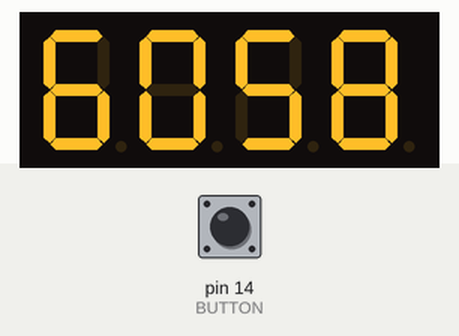
Simulated run of this sketch. Board: Arduino Uno, built with avr-gcc and run on an emulated ATmega328P. Parts: 4-digit seven-segment display. Wiring (inferred from the names in the program): 4-digit 7-segment display, segments lit when HIGH: segments pin 2, pin 3, pin 4, pin 5, pin 6, pin 7, pin 8; digit selects pin 9, pin 10, pin 11, pin 12. The inputs (shaded band) are chosen by the test bench; at power-on: pin 14 (BUTTON) HIGH. The segment pins are drawn as the display they are named for.

Above: at 1.2 s.
1.3 s: pin 14 (BUTTON) pulled LOW for 0.15 s
4.4 s: pin 14 (BUTTON) pulled LOW for 1 s
At 7.9 s:
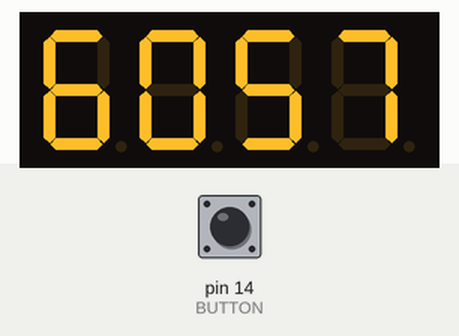
At 9.9 s:
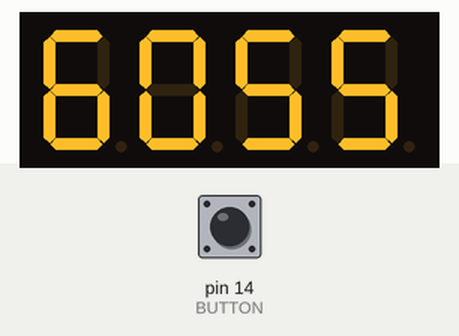
Timing chart, 0 to 11.4 s (numbered marks = the images above; inputs shaded):
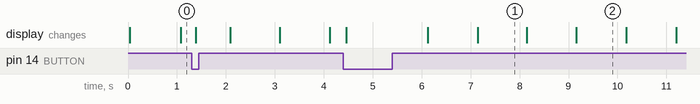

The sketch:

TimeTicker.ino
```cpp
/*
 * Define digital pins.
 * Pin 0 and 1 can not be connected while uploading the program.
 */
#define A  2
#define B  3
#define C  4
#define D  5
#define E  6
#define F  7
#define G  8
#define M1 9
#define M2 10
#define M3 11
#define M4 12
#define BUTTON 14

/*
 * Assign global variables.
 */
// ## Assign segments to time positions ##
int minutePos1 = 1;
int minutePos2 = 2;
int secondPos1 = 3;
int secondPos2 = 4;

// ## Game time ##
int gameMinutes = 60;                       // + 60 seconds
int gameSeconds = gameMinutes * 60;

// ## Technical Variables ##
const int second = 1000;                    // Length of a second in ms
const int minute = 59;                      // Length of a minute in seconds (including 0)
const int normalRefreshRate = 4;            // Amount of time in ms the current number(segment) is displayed
const int stoppedRefreshRate = 40;          // Amount of time in ms the current number(segment) is displayed when time has stopped
int currentRefreshRate = normalRefreshRate; // Current refresh rate
int previousMillis = 0;                     // Keeping track of ms because one segment can be shown at once and sleep() pauses the whole program
int currentSecond = minute;                 // Assign starting point for seconds
int currentMinute = gameMinutes;            // Assign starting point for minutes
int buttonState = 0;                        // Current state of the button
bool timeStopped = false;                   // Check if game time has stopped

/*
 * Set up the pins.
 */
void setup()
{
  pinMode(A, OUTPUT);
  pinMode(B, OUTPUT);
  pinMode(C, OUTPUT);
  pinMode(D, OUTPUT);
  pinMode(E, OUTPUT);
  pinMode(F, OUTPUT);
  pinMode(G, OUTPUT);
  pinMode(M1, OUTPUT);
  pinMode(M2, OUTPUT);
  pinMode(M3, OUTPUT);
  pinMode(M4, OUTPUT);
  pinMode(BUTTON, INPUT);
}

/*
 * Main program loop.
 */
void loop()
{
  // Read the pushbutton input pin:
  buttonState = digitalRead(BUTTON);

  // If the current state is LOW then the button is off:
  if (buttonState == LOW) {
    resetTime();
  }

  // Check if time has stopped
  timeStopped = currentSecond == 0 && currentMinute == 0;

  // If time hasn't stopped
  // Else start blinking and wait for reset
  if (!timeStopped)
  {
    // Get the current program's run time
    int currentMillis = millis();

    // Get our digits from MM:ss format
    int firstDigit = (currentMinute / 10) % 10;
    int secondDigit = currentMinute % 10;
    int thirdDigit = (currentSecond / 10) % 10;
    int fourthDigit = currentSecond % 10;

    // Check the the amount of time that has passed
    // If second has passed count down a second or if minute has passed count down a minute and reset seconds (60)
    if (currentMillis - previousMillis >= second) {
      previousMillis = currentMillis; // Keep track of run time
      currentSecond--;

      if(currentSecond == -1)
      {
        currentSecond = minute;
        currentMinute--;
      }
    }

    // Show our time
    showTime(firstDigit, secondDigit, thirdDigit, fourthDigit);
  } else {
    flash();
  }
}

/*
 * Shows a number. First parameters specifies the position and second the number to be shown.
 */
void show(int module, int number)
{
  assignModule(module);

  switch (number)
  {
  case 0:
    zero();
    break;
  case 1:
    one();
    break;
  case 2:
    two();
    break;
  case 3:
    three();
    break;
  case 4:
    four();
    break;
  case 5:
    five();
    break;
  case 6:
    six();
    break;
  case 7:
    seven();
    break;
  case 8:
    eight();
    break;
  case 9:
    nine();
    break;
  }
}

/*
 * Flashes screen to draw attention to it.
 */
 void flash()
 {
  currentRefreshRate = stoppedRefreshRate;
  showTime(0, 0, 0, 0);
 }

 /*
  * Reset the time and refresh rate.
  */
void resetTime()
{
  currentSecond = minute;
  currentMinute = gameMinutes;
  currentRefreshRate = normalRefreshRate;
}

/*
 * Clears the screen.
 */
void dump()
{
  digitalWrite(A, LOW);
  digitalWrite(B, LOW);
  digitalWrite(C, LOW);
  digitalWrite(D, LOW);
  digitalWrite(E, LOW);
  digitalWrite(F, LOW);
  digitalWrite(G, LOW);
  digitalWrite(M1, LOW);
  digitalWrite(M2, LOW);
  digitalWrite(M3, LOW);
  digitalWrite(M4, LOW);
}

/*
 * Shows four numbers(segments) at once(MM:ss).
 */
void showTime(int n1, int n2, int n3, int n4)
{
  show(minutePos1, n1);
  delay(currentRefreshRate);
  dump();
  show(minutePos2, n2);
  delay(currentRefreshRate);
  dump();
  show(secondPos1, n3);
  delay(currentRefreshRate);
  dump();
  show(secondPos2, n4);
  delay(currentRefreshRate);
  dump();
}

/*
 * Assign the position where the current number needs to be shown.
 */
void assignModule(int module)
{
  switch (module)
  {
  case 1:
    digitalWrite(M1, HIGH);
    break;
  case 2:
    digitalWrite(M2, HIGH);
    break;
  case 3:
    digitalWrite(M3, HIGH);
    break;
  case 4:
    digitalWrite(M4, HIGH);
    break;
  }
}

/*
 * Functions to display numbers on segment.
 */
void zero()
{
  digitalWrite(A, HIGH);
  digitalWrite(B, HIGH);
  digitalWrite(C, HIGH);
  digitalWrite(D, HIGH);
  digitalWrite(E, HIGH);
  digitalWrite(F, HIGH);
}

void one()
{
  digitalWrite(B, HIGH);
  digitalWrite(C, HIGH);
}

void two()
{
  digitalWrite(A, HIGH);
  digitalWrite(B, HIGH);
  digitalWrite(G, HIGH);
  digitalWrite(E, HIGH);
  digitalWrite(D, HIGH);
}

void three()
{
  digitalWrite(A, HIGH);
  digitalWrite(B, HIGH);
  digitalWrite(G, HIGH);
  digitalWrite(C, HIGH);
  digitalWrite(D, HIGH);
}

void four()
{
  digitalWrite(F, HIGH);
  digitalWrite(G, HIGH);
  digitalWrite(B, HIGH);
  digitalWrite(C, HIGH);
}

void five()
{
  digitalWrite(A, HIGH);
  digitalWrite(F, HIGH);
  digitalWrite(G, HIGH);
  digitalWrite(C, HIGH);
  digitalWrite(D, HIGH);
}

void six()
{
  digitalWrite(A, HIGH);
  digitalWrite(F, HIGH);
  digitalWrite(E, HIGH);
  digitalWrite(D, HIGH);
  digitalWrite(C, HIGH);
  digitalWrite(G, HIGH);
}

void seven()
{
  digitalWrite(A, HIGH);
  digitalWrite(B, HIGH);
  digitalWrite(C, HIGH);
}

void eight()
{
  digitalWrite(A, HIGH);
  digitalWrite(B, HIGH);
  digitalWrite(C, HIGH);
  digitalWrite(D, HIGH);
  digitalWrite(E, HIGH);
  digitalWrite(F, HIGH);
  digitalWrite(G, HIGH);
}

void nine()
{
  digitalWrite(F, HIGH);
  digitalWrite(A, HIGH);
  digitalWrite(B, HIGH);
  digitalWrite(G, HIGH);
  digitalWrite(C, HIGH);
  digitalWrite(D, HIGH);
}
```

Measured:
- what the display in image 1 shows lasts 1.0 s, from 7.1 s to 8.1 s
